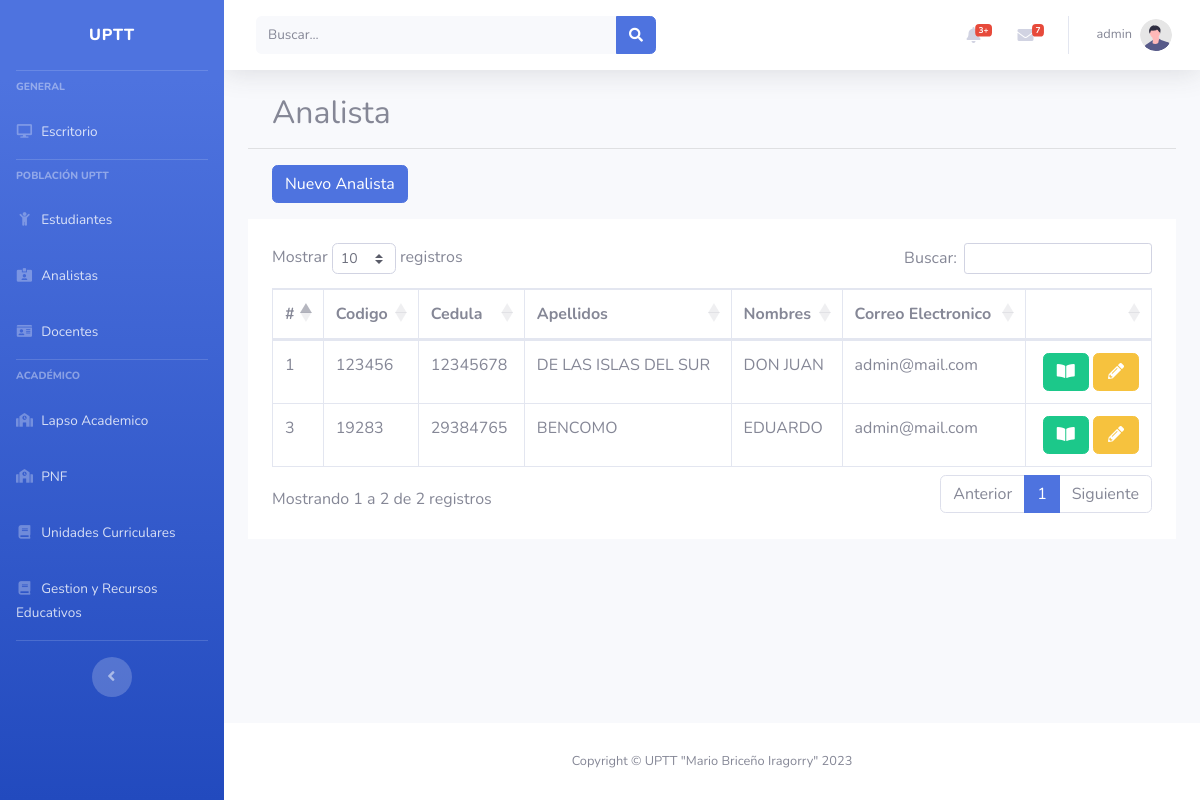
Screenshot of /?route=analyst&method=index (signed in) with the database file from the repository.
### tables this page shows
CREATE TABLE `analistas` (
  `id` int(11) NOT NULL,
  `codigo` varchar(255) DEFAULT NULL,
  `cedula` varchar(255) DEFAULT NULL,
  `apellidos` varchar(255) DEFAULT NULL,
  `nombres` varchar(255) DEFAULT NULL,
  `sexo_id` int(11) DEFAULT NULL,
  `fecha_nacimiento` date DEFAULT NULL,
  `telefono_movil` varchar(255) DEFAULT NULL,
  `email` varchar(255) DEFAULT NULL,
  `condicion_id` int(11) DEFAULT NULL,
  `categoria_analista_id` int(11) DEFAULT NULL,
  `rol_id` int(11) DEFAULT NULL
);

### app/controllers/analystController.php (called while the page is built, shortened)
<?php
require_once($_SERVER['DOCUMENT_ROOT']."/php/uptt-project/app/models/analyst.php");
class AnalystController{
    private $model;
    public function __construct()
    {
        $this->model = new Analyst();
    }
    public function index()
    {
        $rows = $this->model->get();
        include('app/views/analyst_folder/index.php');
    }
}

### app/db/db.php (called while the page is built)
<?php
class BDConexion{
    private $host = "localhost";
    private $user = "root";
    private $pass = "";
    private $db = "uptt";
    public function __construct(){
        try {
            $pdo = new PDO("mysql:host=$this->host;dbname=$this->db", $this->user, $this->pass);
            $pdo->setAttribute(PDO::ATTR_ERRMODE, PDO::ERRMODE_EXCEPTION);
            return $pdo;
        } catch (PDOException $e) {
            echo "La conexión ha fallado: " . $e->getMessage();
        }
    }
}

### app/models/analyst.php (called while the page is built, shortened)
<?php
require_once($_SERVER['DOCUMENT_ROOT']."/php/uptt-project/app/db/db.php");
class Analyst extends BDConexion{
    public $conn;
    public function __construct(){
        $this->conn = parent::__construct();
    }
    public function get(){
        $data = [];
        $sql = "SELECT * FROM analistas WHERE 1";
        $pdo = $this->conn->prepare($sql);
        if($pdo->execute()){
            if($pdo->rowCount() > 0){
                while ($row = $pdo->fetch(PDO::FETCH_ASSOC)) {
                    $data[] = $row;
                }
            }
            return $data;
        }
    }
}

### app/views/analyst_folder/index.php (the view, shortened to what this page needs)
<?php include($_SERVER['DOCUMENT_ROOT']."/php/uptt-project/app/views/partials/header.php");?>
<section class="container">
	<h2>Analista</h2>
</section>
<hr>
<section class="container">
	<a href="?route=analyst&method=create" class="btn btn-primary">Nuevo Analista</a>
</section>
<section class="container p-4 bg-white">
	<table class="table table-bordered">
		<thead>
			<th>#</th>
			<th>Codigo</th>
			<th>Cedula</th>
			<th>Apellidos</th>
			<th>Nombres</th>
			<th>Correo Electronico</th>
			<th></th>
		</thead>
		<tbody id="tb-tables">
			<?php if (!empty($rows)){ ?>
			<?php 	foreach($rows as $key){ ?>
					<tr>
						<td><?php echo $key['id']; ?></td>
						<td><?php echo $key['codigo']; ?></td>
						<td><?php echo $key['cedula']; ?></td>
						<td><?php echo $key['apellidos']; ?></td>
						<td><?php echo $key['nombres']; ?></td>
						<td><?php echo $key['email']; ?></td>
						<td class="text-right">
							<a href="?route=analyst&method=show&id=<?php echo $key['id']; ?>" class="btn btn-success"><i class="fas fa-fw fa-book-open"></i></a>
							<a href="?route=analyst&method=edit&id=<?php echo $key['id']; ?>" class="btn btn-warning"><i class="fas fa-fw fa-pencil-alt"></i></a>
						</td>
					</tr>
			<?php 	}?>
			<?php } ?>
		</tbody>
	</table>
</section>
<?php include($_SERVER['DOCUMENT_ROOT']."/php/uptt-project/app/views/partials/footer.php");?>

### rows the page displays
analistas: id "1", codigo "123456", cedula "12345678", apellidos "DE LAS ISLAS DEL SUR", nombres "DON JUAN", email "admin@mail.com"
analistas: id "3", codigo "19283", cedula "29384765", apellidos "BENCOMO", nombres "EDUARDO", email "admin@mail.com"

### other values shown
$_SESSION['row_count_0']['username'] "admin"
